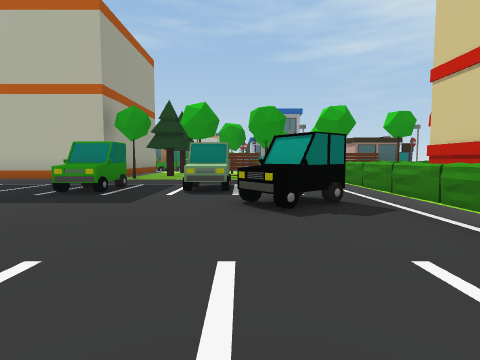
[1] (above)

22 first-person views from a walk through a 3-D level made in the Unity game engine. The camera is 1.2 m above the floor, tilts 4° down and sees 80° across. The floor is counted in squares, 2 m on a side. Each view is taken from the middle of a square. On the plan, view 1 faces up. The plan holds only what a view shows up to about 9 squares ahead; the rest is blank. The place goes on beyond the plan. The player is left out. Some surface patterns are stand-ins.

[2]
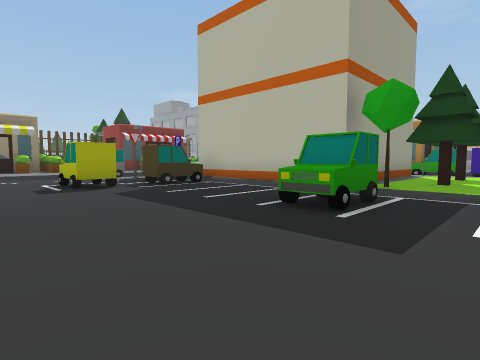

[3]
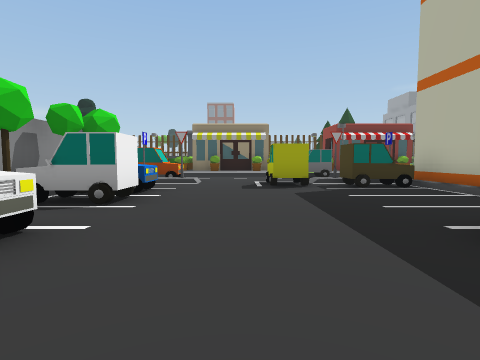

[4]
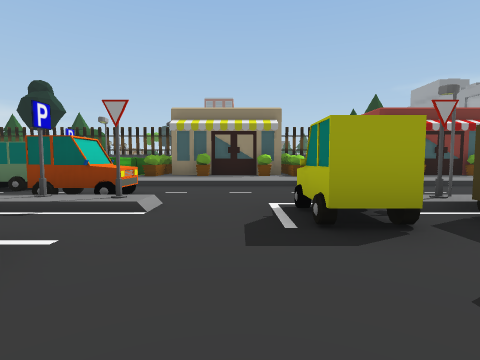

[5]
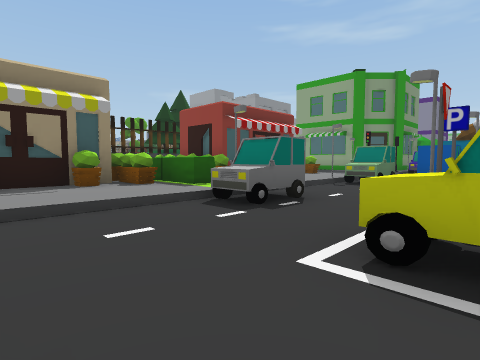

[6]
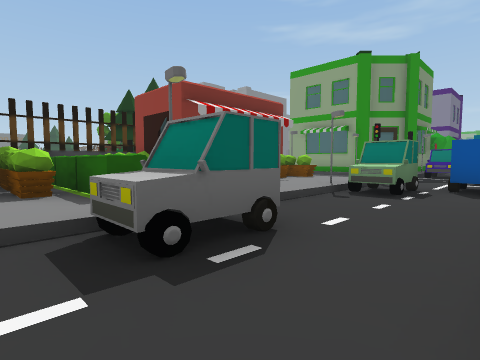

[7]
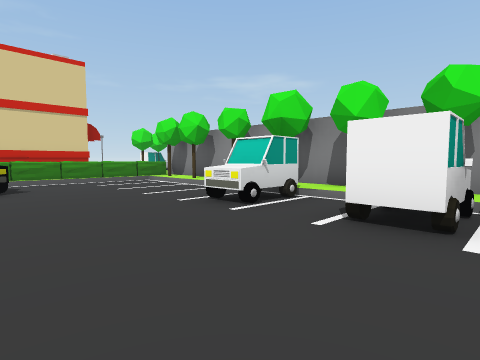

[8]
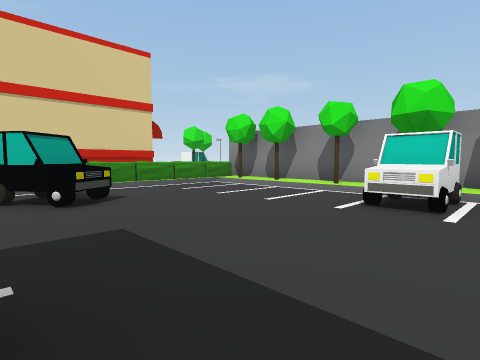

[9]
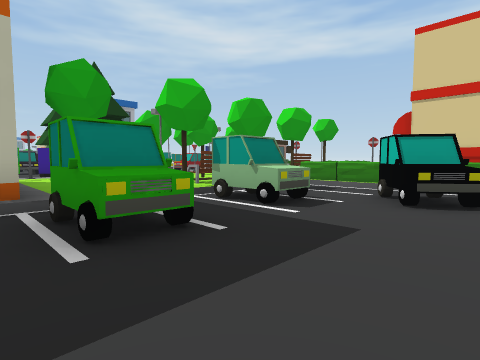

[10]
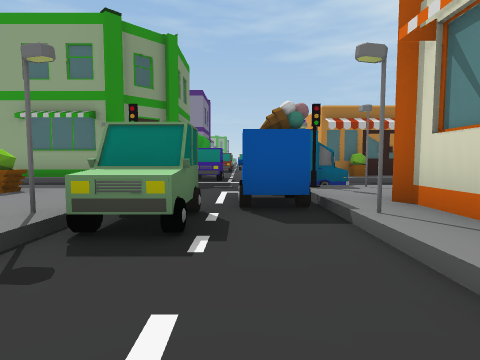

[11]
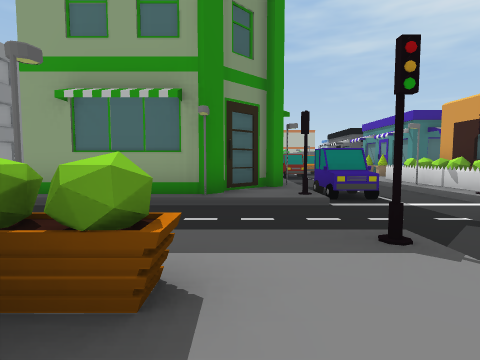

[12]
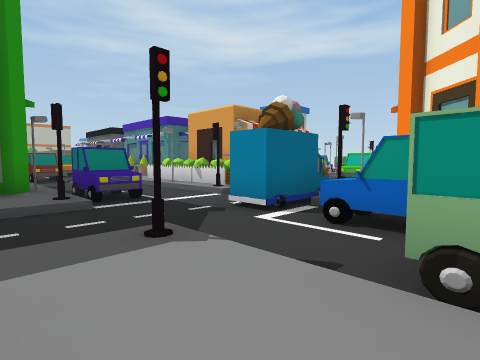

[13]
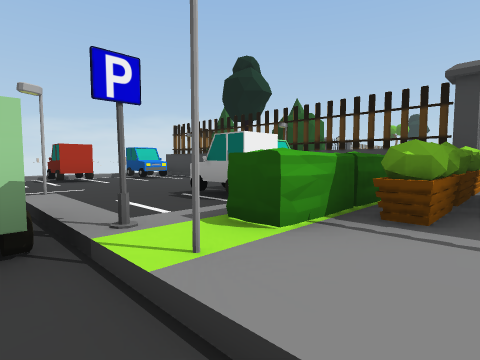

[14]
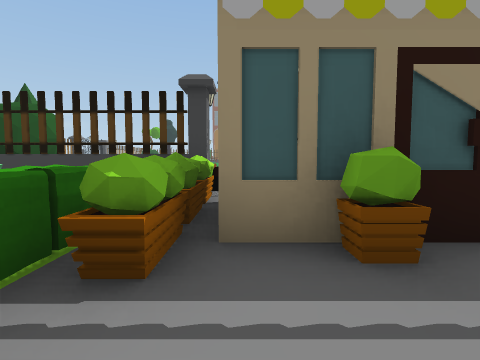

[15]
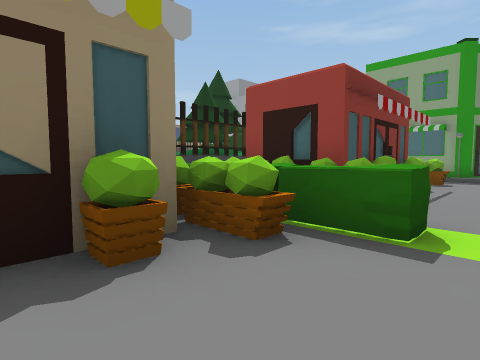

[16]
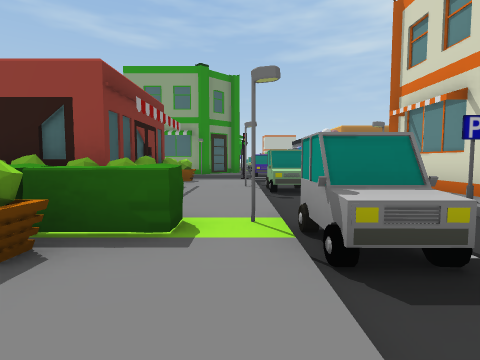

[17]
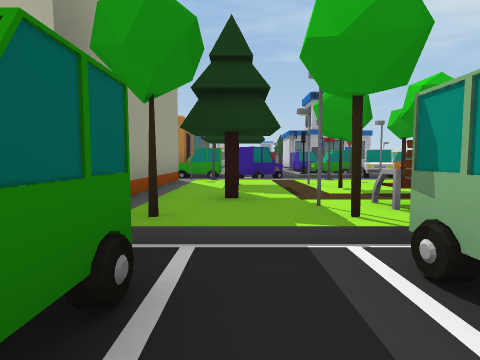

[18]
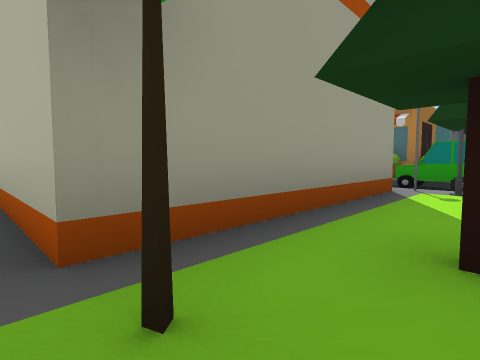

[19]
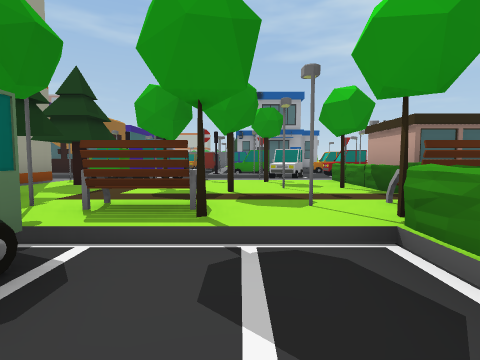

[20]
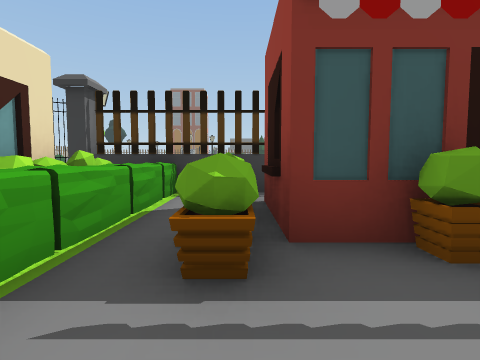

[21]
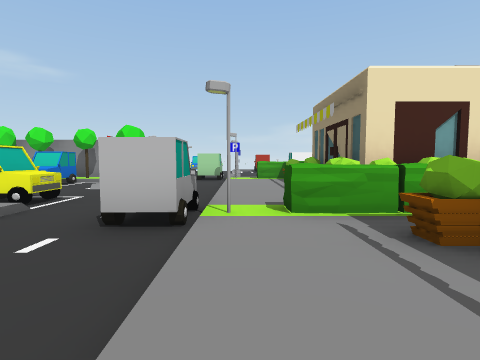

[22]
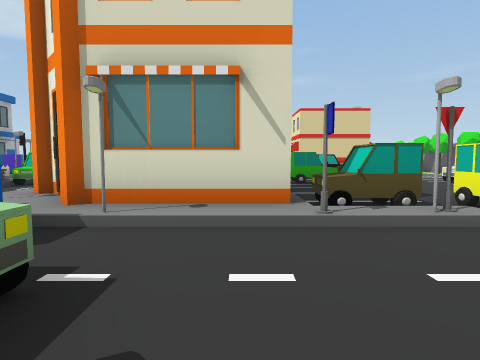

### Floor plan
Key: @ floor where view 1 was taken; # wall or solid block; x gap in a wall; . main floor; : floor 0.25 m higher than the main floor; / step, stairs or slope; = window, fence, low wall or low ledge; ^ raised ledge; H house.
Columns run from 18 left of view 1 to 3 right of it. Each row starts with its distance up from view 1.
 19           #
 18          /H   H
 17       #../HH  H
 16     ####./HHHHH
 15   ###:#^./H:::H#
 14   ............^#
 13     .....##     #
 12     ::#..###  #x#
 11     #=:.####  #:#
 10     #::#.##   #:#
  9 ^   #::^..#   #:####
  8 ^^ ##::...#####:##=##
  7 #^##^::..##//////x.###
  6 #^^^^^:#.##/...#.#..^#
  5 #^##^::=.......^....^#
  4 #^###::...#.......^#^#
  3 #   #::.............^#
  2     #::.............^#
  1  ^###::.^#.###.#....^#
  0 ##=#^^#.#####^.#..@.^#
 -1 #^  ^^###  ###########
 -2 ##^^#. #
 -3 ##  #

Where each view was taken, in squares from view 1:
view 1: 0 up, 0 right, facing up
view 2: 2 up, 1 left, facing up-left
view 3: 3 up, 1 left, facing left
view 4: 3 up, 5 left, facing left
view 5: 2 up, 8 left, facing up-left
view 6: 4 up, 9 left, facing up-left
view 7: 4 up, 6 left, facing down-right
view 8: 5 up, 4 left, facing down-right
view 9: 3 up, 4 left, facing up-right
view 10: 7 up, 10 left, facing up
view 11: 10 up, 13 left, facing up
view 12: 10 up, 13 left, facing up-right
view 13: 1 up, 11 left, facing down-left
view 14: 1 up, 12 left, facing left
view 15: 3 up, 12 left, facing up-left
view 16: 3 up, 12 left, facing up
view 17: 5 up, 2 left, facing up
view 18: 7 up, 2 left, facing up-left
view 19: 5 up, 1 right, facing up
view 20: 7 up, 12 left, facing left
view 21: 9 up, 12 left, facing down
view 22: 8 up, 12 left, facing right
